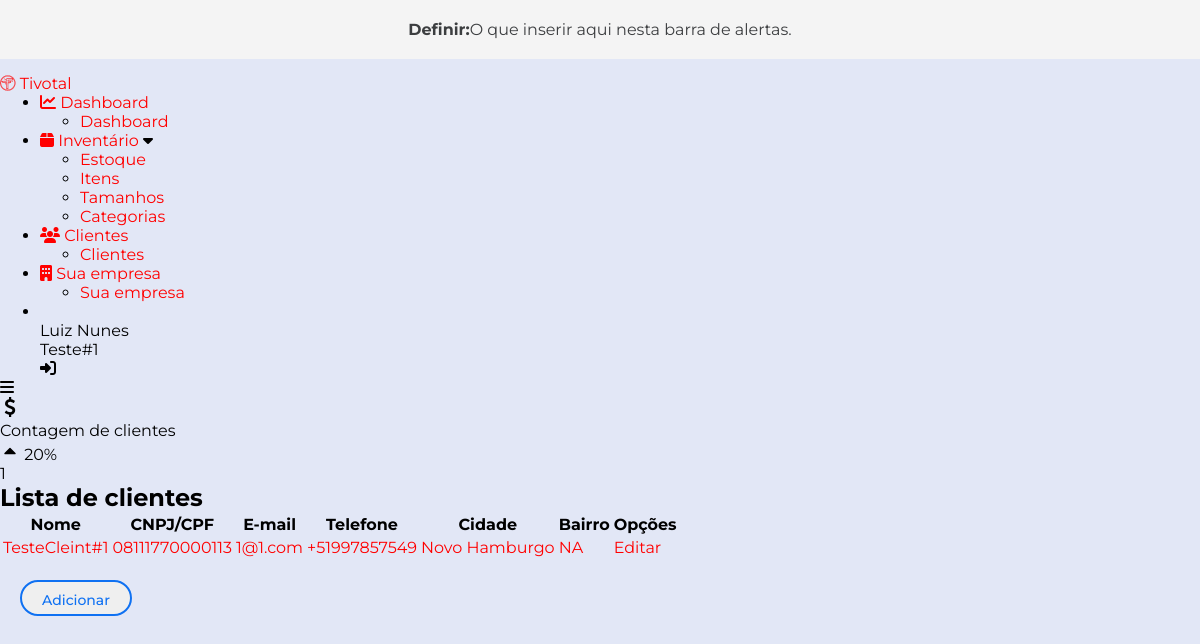
/clients/ (signed in), run on the app's committed database.
### accounts/models.py (models this page shows, shortened)
class User(AbstractBaseUser):
    email = models.EmailField(max_length=255, unique=True)
    full_name = models.CharField(max_length=255, blank=True)
    active = models.BooleanField(default=True)
    staff = models.BooleanField(default=False)
    admin = models.BooleanField(default=False)
    timestamp = models.DateTimeField(auto_now_add=True)
    seller = models.BooleanField(default=True)
    manager = models.BooleanField(default=False)
    company = models.ForeignKey(Company, null=True, blank=True, on_delete=models.CASCADE)
    USERNAME_FIELD = 'email'
    REQUIRED_FIELDS = ['full_name']
    objects = UserManager()
    def get_split_name(self): # Return the firstname of the user
        split_name = self.full_name.split(' ')
        return split_name
    @property
    def is_active(self):
        return self.active

### companies/models.py (models this page shows)
class Company(models.Model):
    company_name = models.CharField(max_length=255)
    cnpj = CNPJField(masked=False)
    address = models.CharField(max_length=255)
    cep = BRPostalCodeField(null=True, blank=True)
    city = models.CharField(max_length=255)
    neighborhood = models.CharField(max_length=255)
    logo = models.ImageField(upload_to='user_files', null=True, blank=True)
    bio = models.TextField(null=True, blank=True)
    def __str__(self):
        return self.company_name

### clients/models.py (models this page shows, shortened)
class Client(models.Model):
    client_name = models.CharField(max_length=255)
    cnpj = CNPJField(masked=False, null=True, blank=True)
    cpf = CPFField(masked=False, null=True, blank=True)
    email_primary = models.EmailField(null=True, blank=True)
    email_secondary = models.EmailField(null=True, blank=True)
    phone_primary = PhoneNumberField(null=True, blank=True)
    phone_secondary = PhoneNumberField(null=True, blank=True)
    address = models.CharField(max_length=255)
    cep = BRPostalCodeField(null=True, blank=True)
    city = models.CharField(max_length=255)
    neighborhood = models.CharField(max_length=255)
    logo = models.ImageField(upload_to='user_files', null=True, blank=True)
    bio = models.TextField(null=True, blank=True)
    user = models.ForeignKey(User, on_delete=models.SET_NULL, null=True, blank=True)

### clients/views.py (the view)
# urls.py: path('', views.list_clients, name='list_clients'),
@login_required
def list_clients(request):
    clients = Client.objects.filter(user=request.user)
    client_count = Client.objects.filter(user=request.user).count()
    return render(request, 'list_clients.html', {'clients': clients,
                                                       'client_count': client_count})

### clients/templates/list_clients.html (shortened to what this page needs)
{% extends 'base.html' %}
{% block main %}
<div class="card">
    <div class="title">
        <span>
        </span>
        <p class="title-text">
            Contagem de clientes
        </p>
        <p class="percent">
           <svg xmlns="http://www.w3.org/2000/svg" viewBox="0 0 1792 1792" fill="currentColor" height="20" width="20">
                <path d="M1408 1216q0 26-19 45t-45 19h-896q-26 0-45-19t-19-45 19-45l448-448q19-19 45-19t45 19l448 448q19 19 19 45z">
                </path>
            </svg> 20%
        </p>
    </div>
    <div class="data">
        <p>
            {{ client_count }}
        </p>
    </div>
</div>
    <div>
        <div>
            <h2>Lista de clientes</h2>
            <table>
                <thead>
                    <tr>
                        <th>Nome</th>
                        <th>CNPJ/CPF</th>
                        <th>E-mail</th>
                        <th>Telefone</th>
                        <th>Cidade</th>
                        <th>Bairro</th>
                        <th>Opções</th>
                    </tr>
                </thead>
                <tbody>
                    {% for client in clients %}
                            <tr>
                                <td>
                                    <a href="{% url 'detail_client' client.id %}">{{ client.client_name }}</a>
                                </td>
                                <td>
                                    {% if client.cnpj %}
                                        <a href="{% url 'detail_client' client.id %}">{{ client.cnpj }}</a>
                                    {% elif client.cpf %}
                                        <a href="{% url 'detail_client' client.id %}">{{ client.cpf }}</a>
                                    {% endif %}
                                </td>
                                <td>
                                    <a href="{% url 'detail_client' client.id %}">{{ client.email_primary }}</a>
                                </td>
                                <td>
                                    <a href="{% url 'detail_client' client.id %}">{{ client.phone_primary }}</a>
                                </td>
                                <td>
                                    <a href="{% url 'detail_client' client.id %}">{{ client.city }}</a>
                                </td>
                                <td>
                                    <a href="{% url 'detail_client' client.id %}">{{ client.neighborhood }}</a>
                                </td>
                                <td>
                                    <a href="{% url 'edit_client' client.id %}">
                                        Editar
                                    </a>
                                </td>
                            </tr>
                        {% endfor %}
                </tbody>
            </table>
            <a href="{% url 'create_client' %}" class="new-client-icon">
                <button class="cbtn primary">Adicionar cliente</button>
            </a>
        </div>
    </div>
{% endblock %}

### templates/base.html (shortened to what this page needs)
<!DOCTYPE html>
{% load static %}
<html lang="en">
<head>
  <link
    rel="stylesheet"
    href="https://cdnjs.cloudflare.com/ajax/libs/font-awesome/6.2.1/css/all.min.css"
  />
  <link rel="stylesheet" href="{% static 'css/style.css' %}">
</head>
<body>
<div class="alertbar">
  <b>Definir: </b> O que inserir aqui nesta barra de alertas.
</div>
    <div class="container">
      <div class="sidebar close">
        <div class="logo">
          <a href="{% url 'list_clients' %}"><i class="fab fa-trade-federation"></i></a>
          <a href="{% url 'list_clients' %}"><span class="logo-name">Tivotal</span></a>
        </div>
        <ul class="nav-list">
          <li>
            <a href="#">
              <i class="fa-solid fa-chart-line"></i>
              <span class="link-name">Dashboard</span>
            </a>
            <ul class="sub-menu blank">
              <li><a href="#" class="link-name">Dashboard</a></li>
            </ul>
          </li>
          <li>
            <div class="icon-link">
              <a href="#">
                <i class="fa-solid fa-box"></i>
                <span class="link-name">Inventário</span>
              </a>
              <i class="fas fa-caret-down arrow"></i>
            </div>
            <ul class="sub-menu">
              <li><a href="{% url 'list_stock' %}">Estoque</a></li>
              <li><a href="{% url 'list_items' %}" class="link-name">Itens</a></li>
              <li><a href="{% url 'list_sizes' %}">Tamanhos</a></li>
              <li><a href="{% url 'list_categories' %}">Categorias</a></li>
            </ul>
          </li>
          <li>
            <a href="#">
              <i class="fa-solid fa-users"></i>
              <span class="link-name">Clientes</span>
            </a>
            <ul class="sub-menu blank">
              <li><a href="#" class="link-name">Clientes</a></li>
            </ul>
          </li>
          <li>
            <a href="{% url 'detail_company' user.company.id %}">
              <i class="fa-solid fa-building"></i>
              <span class="link-name">Sua empresa</span>
            </a>
            <ul class="sub-menu blank">
              <li><a href="{% url 'detail_company' user.company.id %}" class="link-name">Sua empresa</a></li>
            </ul>
          </li>
          <li>
            <div class="profile-details">
              <div class="profile-content">
              </div>
              <div class="name-job">
                <div class="name">{{ user.get_split_name|first|title }} {{ user.get_split_name|last|title }}</div>
                <div class="job">{{ user.company }}</div>
              </div>
              <i class="fas fa-right-to-bracket"></i>
            </div>
          </li>
        </ul>
      </div>
      <div class="home-section">
        <div class="home-content">
          <i class="fas fa-bars"></i>
          {% block main %}
          {% endblock %}
        </div>
      </div>
    </div>
</body>
</html>

### staticfiles/css/style.css (style rules this page uses)
* { margin: 0; font-family:'Montserrat', sans-serif; }
:root { --body-color: #E2E7F6; --primary-color: #0F71F2; --primary: #0F71F2; --warning: #F2B544; --toggle-color: #aaa; --text-color: #707070; --tran-03: all 0.2s ease; --tran-03: all 0.3s ease; --tran-04: all 0.3s ease; --tran-05: all 0.3s ease; }
a { color: red; text-decoration: none; }
body { background-color: var(--body-color); }
.alertbar { padding: 20px; background-color: #F4F4F4; color: #3c3e40; margin-bottom: 15px; align-items: center; justify-content: center; display:flex; text-align: center; }
.cbtn { --color: red; font-family: inherit; display: inline-block; width: 8em; height: 2.6em; line-height: 2.5em; margin: 20px; position: relative; overflow: hidden; border: 2px solid var(--color); transition: color .5s; z-index: 1; font-size: 17px; border-radius: 50px; font-weight: 500; color: var(--color); cursor: pointer; font-size: 14px; }
.cbtn:before { content: ""; position: absolute; z-index: -1; background: var(--color); height: 150px; width: 200px; border-radius: 50%; }
.cbtn:before { top: 100%; left: 100%; transition: all .7s; }
.primary { --color: var(--primary); }

### data on the page
User: get_split_name|first "Luiz", get_split_name|last "Nunes", company "Teste#1"
Client: client_name "TesteCleint#1", cnpj "08111770000113", email_primary "1@1.com", phone_primary "+51997857549", city "Novo Hamburgo", neighborhood "NA"

### other printed values
{{ client_count }} "1"
